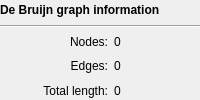
         <widget class="QWidget" name="graphDetailsWidget" native="true">
          <property name="enabled">
           <bool>true</bool>
          </property>
          <layout class="QGridLayout" name="gridLayout_6">
           <property name="leftMargin">
            <number>0</number>
           </property>
           <property name="topMargin">
            <number>0</number>
           </property>
           <property name="rightMargin">
            <number>0</number>
           </property>
           <property name="bottomMargin">
            <number>0</number>
           </property>
           <item row="2" column="1">
            <widget class="QLabel" name="label_2">
             <property name="text">
              <string>Nodes:</string>
             </property>
             <property name="alignment">
              <set>Qt::AlignRight|Qt::AlignTrailing|Qt::AlignVCenter</set>
             </property>
            </widget>
           </item>
           <item row="4" column="2">
            <widget class="QLabel" name="totalLengthLabel">
             <property name="text">
              <string>0</string>
             </property>
            </widget>
           </item>
           <item row="3" column="2">
            <widget class="QLabel" name="edgeCountLabel">
             <property name="text">
              <string>0</string>
             </property>
            </widget>
           </item>
           <item row="2" column="2">
            <widget class="QLabel" name="nodeCountLabel">
             <property name="text">
              <string>0</string>
             </property>
            </widget>
           </item>
           <item row="2" column="0">
            <widget class="InfoTextWidget" name="graphInformationInfoText" native="true">
             <property name="sizePolicy">
              <sizepolicy hsizetype="Fixed" vsizetype="Fixed">
               <horstretch>0</horstretch>
               <verstretch>0</verstretch>
              </sizepolicy>
             </property>
             <property name="minimumSize">
              <size>
               <width>16</width>
               <height>16</height>
              </size>
             </property>
            </widget>
           </item>
           <item row="0" column="0" colspan="3">
            <widget class="QLabel" name="label_7">
             <property name="font">
              <font>
               <weight>75</weight>
               <bold>true</bold>
              </font>
             </property>
             <property name="text">
              <string>De Bruijn graph information</string>
             </property>
            </widget>
           </item>
           <item row="1" column="0" colspan="3">
            <widget class="Line" name="line_2">
             <property name="orientation">
              <enum>Qt::Horizontal</enum>
             </property>
            </widget>
           </item>
           <item row="3" column="0" colspan="2">
            <widget class="QLabel" name="label_6">
             <property name="text">
              <string>Edges:</string>
             </property>
             <property name="alignment">
              <set>Qt::AlignRight|Qt::AlignTrailing|Qt::AlignVCenter</set>
             </property>
            </widget>
           </item>
           <item row="4" column="0" colspan="2">
            <widget class="QLabel" name="label_8">
             <property name="text">
              <string>Total length:</string>
             </property>
             <property name="alignment">
              <set>Qt::AlignRight|Qt::AlignTrailing|Qt::AlignVCenter</set>
             </property>
            </widget>
           </item>
          </layout>
         </widget>
